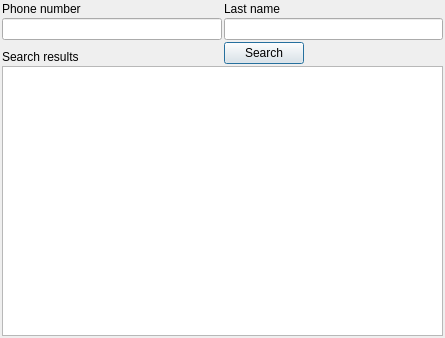
<?xml version="1.0" encoding="UTF-8"?>
<ui version="4.0">
 <class>Dialog</class>
 <widget class="QDialog" name="Dialog">
  <property name="geometry">
   <rect>
    <x>0</x>
    <y>0</y>
    <width>445</width>
    <height>338</height>
   </rect>
  </property>
  <property name="windowTitle">
   <string>Phone number search</string>
  </property>
  <layout class="QGridLayout" name="gridLayout">
   <property name="margin">
    <number>2</number>
   </property>
   <property name="spacing">
    <number>2</number>
   </property>
   <item row="1" column="0">
    <widget class="QLineEdit" name="phoneNumber"/>
   </item>
   <item row="3" column="0" colspan="2">
    <widget class="QTableWidget" name="searchResults"/>
   </item>
   <item row="2" column="0">
    <widget class="QLabel" name="label_2">
     <property name="text">
      <string>Search results</string>
     </property>
     <property name="alignment">
      <set>Qt::AlignBottom|Qt::AlignLeading|Qt::AlignLeft</set>
     </property>
    </widget>
   </item>
   <item row="1" column="1">
    <widget class="QLineEdit" name="lastName"/>
   </item>
   <item row="0" column="1">
    <widget class="QLabel" name="label_3">
     <property name="text">
      <string>Last name</string>
     </property>
    </widget>
   </item>
   <item row="0" column="0">
    <widget class="QLabel" name="label">
     <property name="text">
      <string>Phone number</string>
     </property>
    </widget>
   </item>
   <item row="2" column="1">
    <widget class="QPushButton" name="search">
     <property name="sizePolicy">
      <sizepolicy hsizetype="Fixed" vsizetype="Fixed">
       <horstretch>0</horstretch>
       <verstretch>0</verstretch>
      </sizepolicy>
     </property>
     <property name="text">
      <string>Search</string>
     </property>
    </widget>
   </item>
  </layout>
 </widget>
 <resources/>
 <connections/>
</ui>
